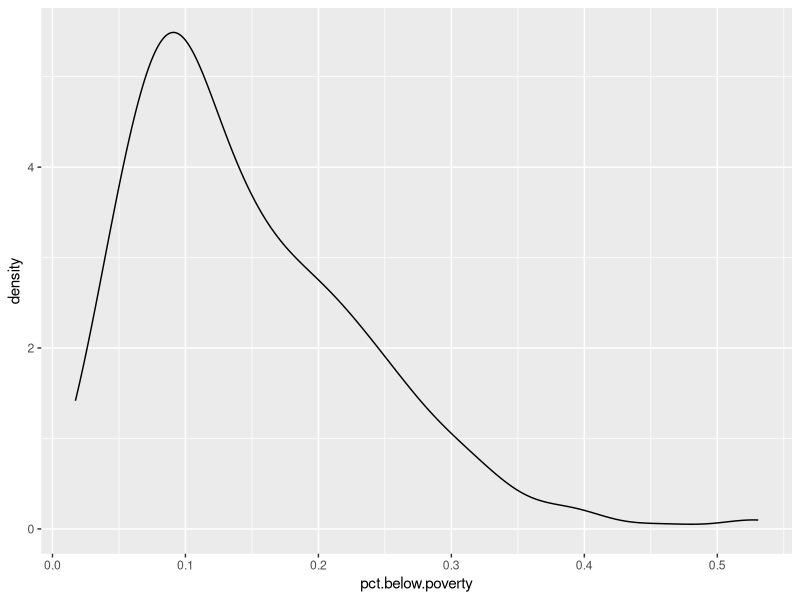
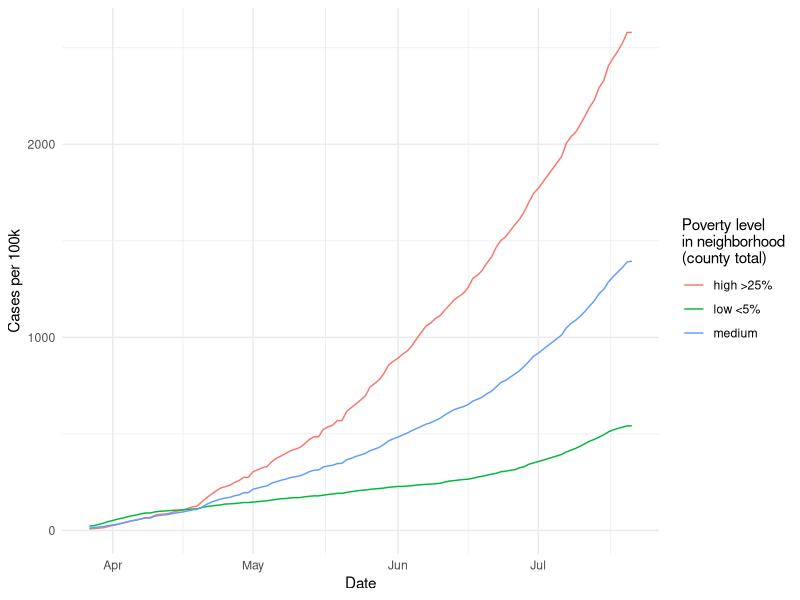
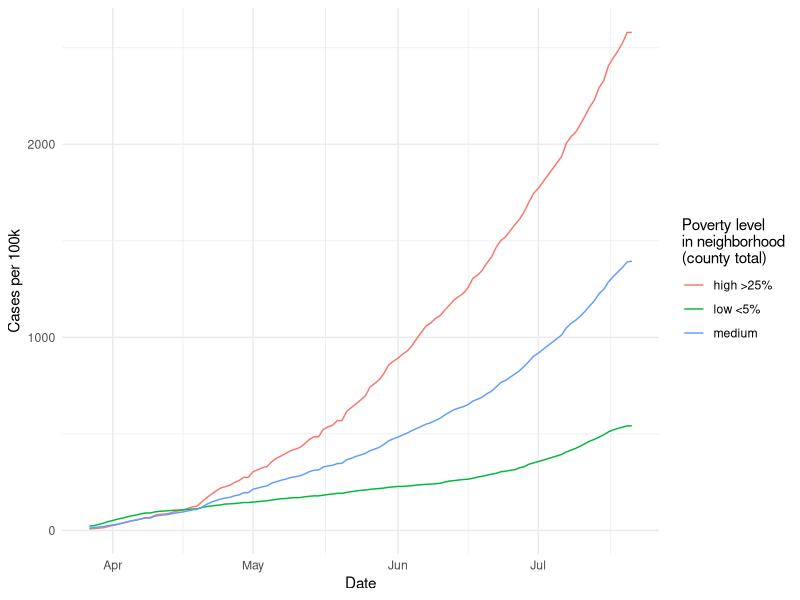

R code for these plots, in order:
library(tidyverse)

save.plot = function (ggobj, filename) {
  ggsave(filename, plot = ggobj, width = 12, height = 8)
}

csa.daily = read_csv('processed/csa-daily.csv')

csa.daily

csa.latest = read_csv('processed/csa-latest.csv')

csa.latest

csa.poverty = read_csv('gis-census/csa-poverty.csv')

csa.poverty

csa.poverty %>% 
  ggplot(aes(pct.below.poverty)) +
  geom_density()

csa.poverty = csa.poverty %>% 
  mutate(
    poverty.bin = case_when(
      pct.below.poverty >= 0.25 ~ 'high >25%',
      pct.below.poverty < 0.25 & pct.below.poverty >= 0.05 ~ 'medium',
      pct.below.poverty < 0.05 ~ 'low <5%',
    )
  )

csa.poverty %>% count(poverty.bin)

csa.poverty %>% group_by(poverty.bin) %>% summarise(pop = sum(total))

daily.by.hood.poverty = csa.daily %>% 
  left_join(
    csa.poverty %>% 
      select(-total) %>% 
      rename(csa.hood.name = hood.name)
  ) %>% 
  group_by(poverty.bin, date) %>% 
  summarise(
    cases = sum(cases),
    population = sum(population),
    case.rate.100k = cases / population * 100000
  ) %>% 
  ungroup() #%>% 
  # mutate(
  #   poverty.bin = case_when(
  #     population > 1000000 ~ glue('{poverty.bin} ({round(population / 1000000, 1)}M)'),
  #     population < 1000000 ~ glue('{poverty.bin} ({round(population / 1000)}K)'),
  #   )
  # )

daily.by.hood.poverty

plot.poverty.case.rate = daily.by.hood.poverty %>% 
  ggplot(aes(date, case.rate.100k, color = poverty.bin)) +
  geom_line() +
  labs(color = 'Poverty level\nin neighborhood\n(county total)') +
  xlab('Date') +
  ylab('Cases per 100k') +
  theme_minimal()

plot.poverty.case.rate

plot.poverty.case.rate %>% save.plot('plots/csa-daily-poverty-rates.png')

daily.by.hood.poverty %>% write_csv('processed/daily-poverty-groups.csv', na = '')
